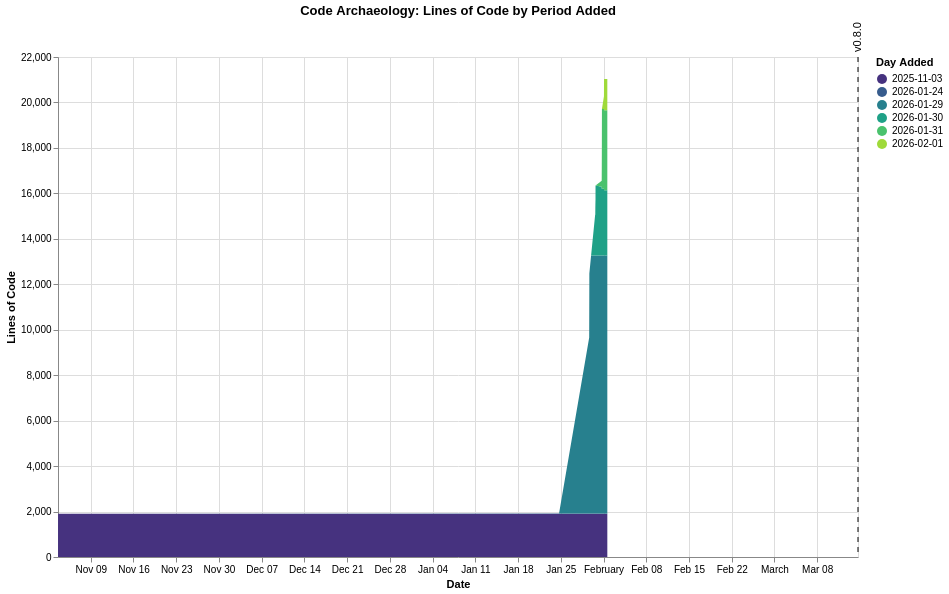

Write the Vega-Lite specification saved for this chart.
### Vega-Lite specification from a JSON file in a GitHub repository (floating-point values rounded to 4 significant figures; data arrays with more than 128 entries replaced by an {"elided": "..."} marker saying what was removed)
{"$schema": "https://vega.github.io/schema/vega-lite/v6.1.0.json", "config": {"view": {"continuousHeight": 300, "continuousWidth": 300}}, "datasets": {"data-674f5dc5d1d7ad1d5c093caeeadf2700": {"elided": "144 records"}, "data-b2fc3e3ee641522de686a44643e02502": [{"datetime": "2026-03-14T16:34:16", "version": "v0.8.0"}]}, "height": 500, "layer": [{"data": {"name": "data-674f5dc5d1d7ad1d5c093caeeadf2700"}, "encoding": {"color": {"field": "period", "scale": {"scheme": "viridis"}, "title": "Day Added", "type": "ordinal"}, "order": {"field": "period", "sort": "ascending", "type": "ordinal"}, "tooltip": [{"field": "commit_date", "type": "temporal"}, {"field": "period", "type": "ordinal"}, {"field": "line_count", "type": "quantitative"}], "x": {"field": "commit_date", "title": "Date", "type": "temporal"}, "y": {"field": "line_count", "title": "Lines of Code", "type": "quantitative"}}, "mark": {"type": "area"}}, {"data": {"name": "data-b2fc3e3ee641522de686a44643e02502"}, "encoding": {"tooltip": [{"field": "version", "type": "nominal"}, {"field": "datetime", "type": "temporal"}], "x": {"field": "datetime", "title": "Date", "type": "temporal"}}, "mark": {"strokeDash": [5, 5], "type": "rule"}}, {"data": {"name": "data-b2fc3e3ee641522de686a44643e02502"}, "encoding": {"text": {"field": "version", "type": "nominal"}, "x": {"field": "datetime", "type": "temporal"}, "y": {"value": 10}}, "mark": {"align": "left", "angle": 270, "dx": 15, "dy": 0, "type": "text"}}], "title": "Code Archaeology: Lines of Code by Period Added", "width": 800}
